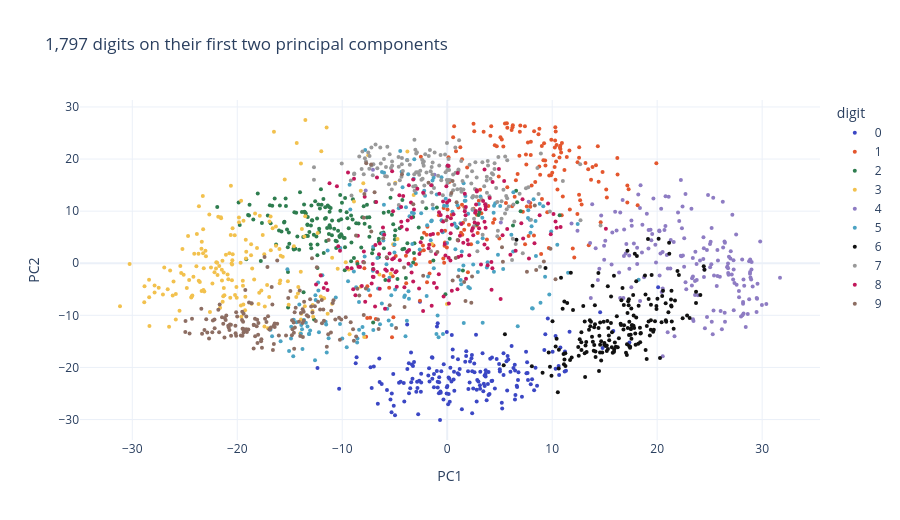

Notebook code cell kept with this figure:
### Markdown cell above
#### See it with data 🔬: 64 dimensions on a screen

Let's draw every image with its first two components only. The digit labels are **not** given to PCA; we use them only to colour the points.

### Code cell
Z_digits = pca_digits.transform(digits.data)[:, :2]
ten_colors = ["#3B47C4", "#E4572E", "#2E7D4F", "#F2C14E", "#8E7CC3", "#4BA3C3", "#111111", "#999999", "#C2185B", "#8D6E63"]
fig = go.Figure()
for d in range(10):
    m = digits.target == d
    fig.add_trace(go.Scatter(x=Z_digits[m, 0], y=Z_digits[m, 1], mode="markers", name=str(d),
                             marker=dict(size=4, color=ten_colors[d])))
fig.update_layout(title="1,797 digits on their first two principal components", xaxis_title="PC1", yaxis_title="PC2",
                  legend_title="digit", height=520)
fig.show()

### Figure 1 — Plotly figure (JSON) as saved in the notebook; plotly's stock layout.template omitted (floating-point values rounded to 4 significant figures; data arrays with more than 128 entries replaced by an {"elided": "..."} marker saying what was removed)
{"data": [{"marker": {"color": "#3B47C4", "size": 4}, "mode": "markers", "name": "0", "type": "scatter", "x": {"elided": "178 float values"}, "y": {"elided": "178 float values"}}, {"marker": {"color": "#E4572E", "size": 4}, "mode": "markers", "name": "1", "type": "scatter", "x": {"elided": "182 float values"}, "y": {"elided": "182 float values"}}, {"marker": {"color": "#2E7D4F", "size": 4}, "mode": "markers", "name": "2", "type": "scatter", "x": {"elided": "177 float values"}, "y": {"elided": "177 float values"}}, {"marker": {"color": "#F2C14E", "size": 4}, "mode": "markers", "name": "3", "type": "scatter", "x": {"elided": "183 float values"}, "y": {"elided": "183 float values"}}, {"marker": {"color": "#8E7CC3", "size": 4}, "mode": "markers", "name": "4", "type": "scatter", "x": {"elided": "181 float values"}, "y": {"elided": "181 float values"}}, {"marker": {"color": "#4BA3C3", "size": 4}, "mode": "markers", "name": "5", "type": "scatter", "x": {"elided": "182 float values"}, "y": {"elided": "182 float values"}}, {"marker": {"color": "#111111", "size": 4}, "mode": "markers", "name": "6", "type": "scatter", "x": {"elided": "181 float values"}, "y": {"elided": "181 float values"}}, {"marker": {"color": "#999999", "size": 4}, "mode": "markers", "name": "7", "type": "scatter", "x": {"elided": "179 float values"}, "y": {"elided": "179 float values"}}, {"marker": {"color": "#C2185B", "size": 4}, "mode": "markers", "name": "8", "type": "scatter", "x": {"elided": "174 float values"}, "y": {"elided": "174 float values"}}, {"marker": {"color": "#8D6E63", "size": 4}, "mode": "markers", "name": "9", "type": "scatter", "x": {"elided": "180 float values"}, "y": {"elided": "180 float values"}}], "layout": {"height": 520, "legend": {"title": {"text": "digit"}}, "title": {"text": "1,797 digits on their first two principal components"}, "xaxis": {"title": {"text": "PC1"}}, "yaxis": {"title": {"text": "PC2"}}}}
